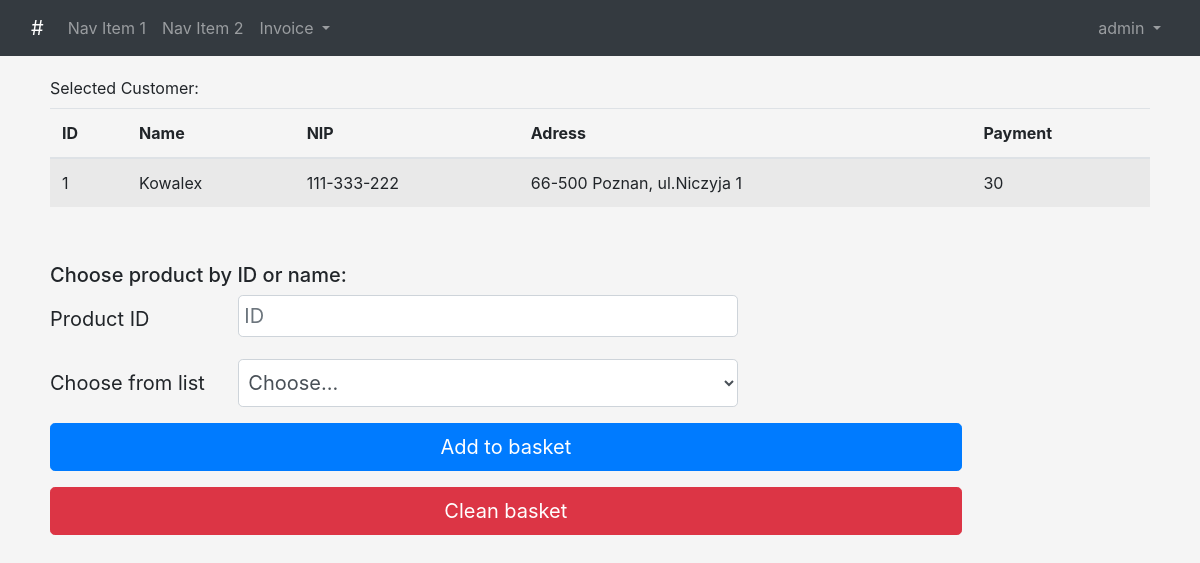
The page /invoicing/customer/1 (signed in) on the database its author committed.
### models.py (models this page shows, shortened)
class User(db.Model):
    __tablename__ = 'users'
    id = db.Column(db.Integer, autoincrement=True, primary_key=True)
    active = db.Column(db.Boolean, default=True)
    username = db.Column(db.String(200), unique=True)
    email = db.Column(db.String(200), default='')
    password = db.Column(db.String(200), default='')
    admin = db.Column(db.Boolean, default=False)

class Customers(db.Model):
    __tablename__ = 'customers'
    customers_id = db.Column(db.Integer, primary_key=True)
    name = db.Column(db.String(80), nullable=False)
    nip = db.Column(db.String(30), nullable=False)
    adress = db.Column(db.String(80), nullable=False)
    payment = db.Column(db.Integer, default=0)
    invoices = db.relationship('Invoices', backref='customer', lazy=True)

### views.py (the view, shortened to what this page needs)
@app.route('/invoicing/customer/<int:id>', methods=['GET','POST'])
def products_select(id):
    products = Products.query.all()
    selected_customer = Customers.query.get_or_404(id)
    return render_template('invoicing.html', products=products, selected_customer=selected_customer)

### views.py (called while the page is built)
@login_manager.user_loader
def load_user(user_id):
    return User.query.get(int(user_id))

### templates/invoicing.html (shortened to what this page needs)
{% extends 'layout.html' %}
{% block body %}
{% if selected_customer %}
<div class="container">
    <table class="table table-striped">
        <label>Selected Customer:</label>
        <thead>
        <tr>
            <th scope="col">ID</th>
            <th scope="col">Name</th>
            <th scope="col">NIP</th>
            <th scope="col">Adress</th>
            <th scope="col">Payment</th>
        </tr>
        </thead>
        <tbody>
        <tr>
        <td>{{selected_customer.customers_id}}</td>
        <td>{{selected_customer.name}}</td>
        <td>{{selected_customer.nip}}</td>
        <td>{{selected_customer.adress}}</td>
        <td>{{selected_customer.payment}}</td>
            </tr>
        </tbody>
    </table>
</div>
<div class="container">
    <h5>Choose product by ID or name:</h5>
    <form method="POST">
      <div class="form-group row">
        <label for="colFormLabelLg" class="col-sm-2 col-form-label col-form-label-lg">Product ID</label>
        <div class="col-sm-10">
          <input type="text" class="form-control form-control-lg" name="product_id" placeholder="ID">
        </div>
      </div>
        <div class="form-group row">
            <label for="colFormLabelLg" class="col-sm-2 col-form-label col-form-label-lg">Choose from list</label>
            <div class="col-sm-10">
                <select class="form-control form-control-lg " placeholder="NAME" name="product_id_list">
                    <option selected>Choose...</option>
                </select>
            </div>
        </div>
          <div class="form-group row">
            <div class="col-sm-10">
              <button type="submit" class="btn btn-primary btn-lg btn-block">Add to basket</button>
            </div>
          </div>
    </form>
    <form method="POST">
        <div class="form-group row">
            <div class="col-sm-10">
              <input type="submit" class="btn btn-danger btn-lg btn-block" name="clean" value="Clean basket">
            </div>
          </div>
    </form>
</div>
{% endif %}
{% endblock %}

### templates/layout.html (shortened to what this page needs)
{% import "bootstrap/wtf.html" as wtf %}
<!doctype html>
<html lang=en>
<head>
  <link rel="stylesheet" href="https://maxcdn.bootstrapcdn.com/bootstrap/4.0.0/css/bootstrap.min.css">
  <link rel="stylesheet" href="{{url_for('static', filename='css/my_style.css')}}">
</head>
<body>
  <nav class="navbar navbar-expand-md sticky-top navbar-dark bg-dark">
    <div class="container-fluid">
      <a class="navbar-brand" href="{{url_for('index')}}">#</a>
      <ul class="navbar-nav">
        <li class="nav-item">
          <a class="nav-link {% if page_id == 'navitem1' %} active {% endif %}" href="{{url_for('navitem1')}}">Nav Item 1</a>
        </li>
        <li class="nav-item">
          <a class="nav-link {% if page_id == 'navitem2' %} active {% endif %}" href="{{url_for('navitem2')}}">Nav Item 2</a>
        </li>
        <li class="nav-item dropdown">
        <a class="nav-link dropdown-toggle" href="{{url_for('customer_select')}}" id="navbarDropdown" role="button" data-toggle="dropdown" aria-haspopup="true" aria-expanded="false">
          Invoice
        </a>
      </li>
      </ul>
      <ul class="navbar-nav ml-auto">
        {% if current_user.is_authenticated %}
        <li class="nav-item dropdown">
          <a class="nav-link dropdown-toggle" href="#" data-toggle="dropdown" data-target="dropdown_logout">
            {{current_user.username}}
          </a>
        </li>
        {% endif %}
      </ul>
    </div>
  </nav>
  {% block body %}
  {% endblock %}
</body>
</html>

### static/css/my_style.css (style rules this page uses)
body { background-color: WhiteSmoke; }
.form-control { max-width: 500px; padding: 5px; }
.container { padding: 20px; }

### rows shown on the page
User: username "admin"
Customers: customers_id "1", name "Kowalex", nip "111-333-222", adress "66-500 Poznan, ul.Niczyja 1", payment "30"
